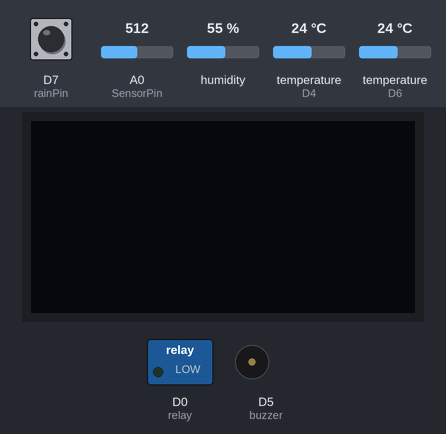
This sketch was run on a simulated ESP8266 (NodeMCU). Shown: 128×64 one-colour display, switched loads named in the sketch (green lamp = pin HIGH), buzzer (waves = sounding, pin HIGH). The inputs (shaded band) are chosen by the test bench; at power-on: A0 (SensorPin) = 512, humidity 55 %, temperature (sensors on D6, D4) 24 °C, D7 (rainPin) HIGH. WiFi joins after 1.5 s; servers stay silent unless stated; what the sketch prints to the serial monitor is not drawn.

Above: at 3.1 s.
3.2 s: A0 (SensorPin) set to 486
At 12.8 s:
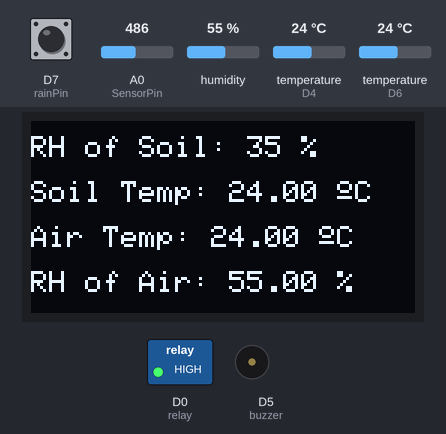
13.1 s: humidity set to 22 %
At 17.4 s:
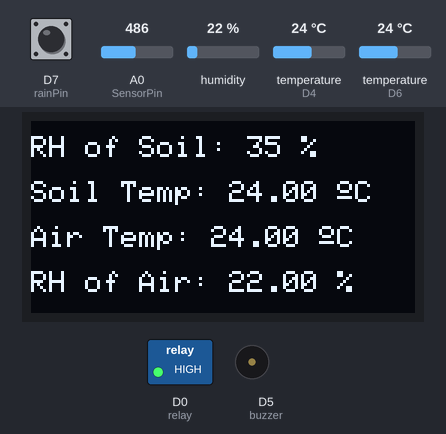
19.7 s: temperature (sensor on D6) set to 12 °C
At 23.0 s:
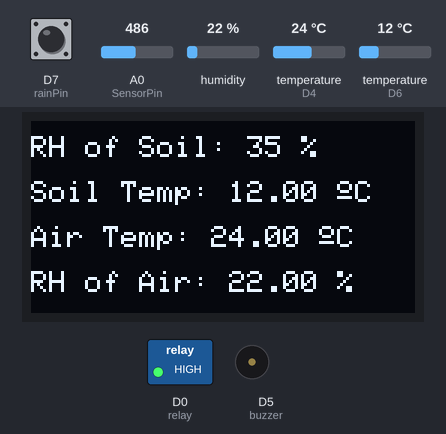
26.3 s: temperature (sensor on D4) set to 12 °C
At 34.2 s:
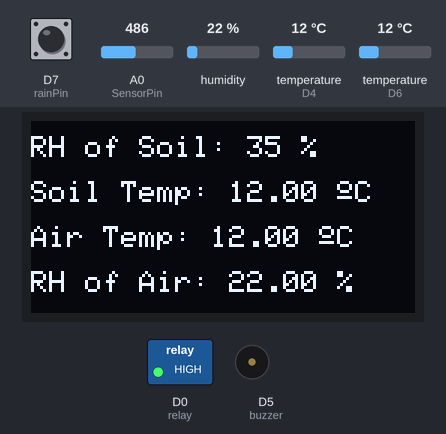
35.2 s: A0 (SensorPin) set to 716
At 41.0 s:
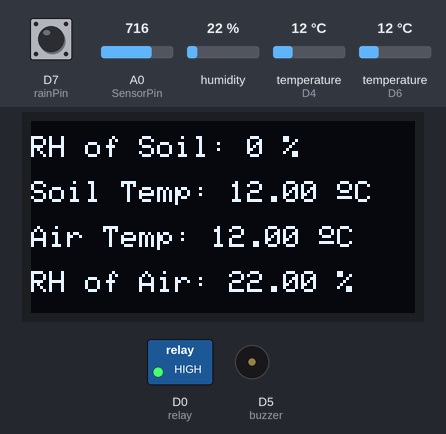
41.8 s: temperature (sensor on D6) set to 19 °C
Timing chart, 0 to 44.8 s (numbered marks = the images above; inputs shaded):
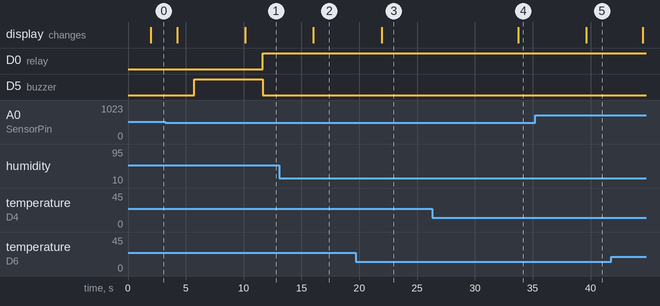

Measured:
- the behaviour switches between 499 and 498 on A0 (SensorPin) (found by bisection; images 0 and 1)
- after the input at 3.2 s, D0 (relay): LOW → HIGH after 8.4 s; the display: first differs from a run without the input after 6.9 s (image 1)
- after the input at 13.1 s, the display: changes after 2.9 s (image 2)
- after the input at 19.7 s, the display: changes after 2.2 s (image 3)
- after the input at 26.3 s, the display: changes after 7.4 s (image 4)
- after the input at 35.2 s, the display: changes after 4.4 s (image 5)

The sketch:

automatic_irrigation_system.ino
```cpp
// Blynk IOT Smart Agriculture Monitoring System

#define BLYNK_PRINT Serial
#include <SPI.h>
#include <ESP8266WiFi.h>
#include <BlynkSimpleEsp8266.h>
#include <SPI.h>
#include <Wire.h>
#include <OneWire.h>
#include <DallasTemperature.h>
#include <Adafruit_Sensor.h>
#include <Adafruit_GFX.h>
#include <Adafruit_SSD1306.h>
#include <DHT.h>  // Including library for dht

char auth[] = "2P1bADi-_kVvS0TBpsWB5xEFgyUU1U1T";       //Authentication code sent by Blynk
char ssid[] = "Alsan Air WiFi";                        //WiFi SSID
char pass[] = "The IoT Projects";                //WiFi Password

#define SCREEN_WIDTH 128 // OLED display width, in pixels
#define SCREEN_HEIGHT 64 // OLED display height, in pixels
#define OLED_RESET -1 // Reset pin # (or -1 if sharing Arduino reset pin)
Adafruit_SSD1306 display(SCREEN_WIDTH, SCREEN_HEIGHT, &Wire, OLED_RESET);

#define DHTPIN D4          //pin where the dht11 is connected
DHT dht(DHTPIN, DHT22);
#define ONE_WIRE_BUS D6
OneWire oneWire(ONE_WIRE_BUS);
DallasTemperature sensors(&oneWire);

#define buzzer D5 //Buzzer Pin D5
#define rainPin D7
int rainState = 0;
int lastRainState = 0;
const int AirValue = 590;   //you need to replace this value with Value_1
const int WaterValue = 300;  //you need to replace this value with Value_2
const int SensorPin = A0;
int soilMoistureValue = 0;
int soilmoisturepercent = 0;
int relay = D0;


#define pirPin D3
int pirValue;
int pinValue;

//Read value from blynk
BLYNK_WRITE(V0)
{
  pinValue = param.asInt();
}


void setup()
{
  Serial.begin(115200);
  delay(100);
  Blynk.begin(auth, ssid, pass);
  display.begin(SSD1306_SWITCHCAPVCC, 0x3C); //initialize with the I2C addr 0x3C (128x64)
  display.clearDisplay();
  pinMode(relay, OUTPUT);
  pinMode(buzzer, OUTPUT);
  sensors.begin(); // Dallas temperature
  dht.begin();
}

void getPirValue(void)        //Get PIR Data
{
  pirValue = digitalRead(pirPin);
  if (pirValue)
  {
    Serial.println("Motion detected");
    Blynk.notify("Motion detected in your farm") ;
  }
}

void loop() {
  Blynk.run();
  float h = dht.readHumidity();
  float t = dht.readTemperature();
  sensors.requestTemperatures();
  float temp = sensors.getTempCByIndex(0);

  Serial.print("Soil Temperature: ");
  Serial.println(temp);
  Serial.print("Temperature: ");
  Serial.println(t);
  Serial.print("Humidity: ");
  Serial.println(h);

  Blynk.virtualWrite(V3, t);  //V3 is for Temperature
  Blynk.virtualWrite(V4, h);  //V4 is for Humidity
  Blynk.virtualWrite(V2, temp); //Dallas Temperature

  soilMoistureValue = analogRead(SensorPin);  //put Sensor insert into soil
  Serial.println(soilMoistureValue);

  soilmoisturepercent = map(soilMoistureValue, AirValue, WaterValue, 0, 100);

  Blynk.virtualWrite(V1, soilmoisturepercent); //Soil Moisture sensor

  if (soilmoisturepercent > 100)
  {
    Serial.println("100 %");
    delay(1500);
    display.clearDisplay();

    // display Soil temperature
    display.setTextColor(WHITE);
    display.setTextSize(1);
    display.setCursor(0, 5);
    display.print("RH of Soil: ");
    display.print("100");
    display.print(" %");

    // display Air temperature
    display.setCursor(0, 20);
    display.print("Soil Temp: ");
    display.print(temp);
    display.print(" ");
    display.cp437(true);
    display.write(167);
    display.print("C");

    // display relative humidity of Soil
    display.setCursor(0, 35);
    display.print("Air Temp: ");
    display.print(t);
    display.print(" ");
    display.cp437(true);
    display.write(167);
    display.print("C");

    // display relative humidity of Air
    display.setCursor(0, 50);
    display.print("RH of Air: ");
    display.print(h);
    display.print(" %");

    display.display();
    delay(1500);
  }
  else if (soilmoisturepercent < 0)
  {
    Serial.println("0 %");
    delay(1500);
    display.clearDisplay();

    // display Soil temperature
    display.setTextColor(WHITE);
    display.setTextSize(1);
    display.setCursor(0, 5);
    display.print("RH of Soil: ");
    display.print("0");
    display.print(" %");

    // display Air temperature
    display.setCursor(0, 20);
    display.print("Soil Temp: ");
    display.print(temp);
    display.print(" ");
    display.cp437(true);
    display.write(167);
    display.print("C");

    // display relative humidity of Soil
    display.setCursor(0, 35);
    display.print("Air Temp: ");
    display.print(t);
    display.print(" ");
    display.cp437(true);
    display.write(167);
    display.print("C");

    // display relative humidity of Air
    display.setCursor(0, 50);
    display.print("RH of Air: ");
    display.print(h);
    display.print(" %");

    display.display();
    delay(1500);
  }
  else if (soilmoisturepercent >= 0 && soilmoisturepercent <= 100)
  {
    Serial.print(soilmoisturepercent);
    Serial.println("%");
    delay(1500);
    display.clearDisplay();

    // display Soil temperature
    display.setTextColor(WHITE);
    display.setTextSize(1);
    display.setCursor(0, 5);
    display.print("RH of Soil: ");
    display.print(soilmoisturepercent);
    display.print(" %");

    // display Air temperature
    display.setCursor(0, 20);
    display.print("Soil Temp: ");
    display.print(temp);
    display.print(" ");
    display.cp437(true);
    display.write(167);
    display.print("C");

    // display relative humidity of Soil
    display.setCursor(0, 35);
    display.print("Air Temp: ");
    display.print(t);
    display.print(" ");
    display.cp437(true);
    display.write(167);
    display.print("C");

    // display relative humidity of Air
    display.setCursor(0, 50);
    display.print("RH of Air: ");
    display.print(h);
    display.print(" %");

    display.display();
    delay(1500);
  }
  if (soilmoisturepercent >= 0 && soilmoisturepercent <= 30)
  {
    Serial.println("needs water, send notification");
    //send notification
    Blynk.notify("Plants need water... Pump is activated") ;
    digitalWrite(relay, LOW);
    digitalWrite(buzzer, HIGH);
    Serial.println("Motor is ON");
    WidgetLED PumpLed(V5);
    PumpLed.on();
    delay(1000);
  }
  else if (soilmoisturepercent > 30 && soilmoisturepercent <= 100)
  {
    Serial.println("Soil Moisture level looks good...");
    digitalWrite(relay, HIGH);
    digitalWrite(buzzer, LOW);
    Serial.println("Motor is OFF");
    WidgetLED PumpLed(V5);
    PumpLed.off();
    delay(1000);
  }

  rainState = digitalRead(rainPin);
  Serial.println(rainState);

  if (rainState == 0 && lastRainState == 0) {
    Serial.println("It's Raining outside!");
    Blynk.notify("It's Raining outside!") ;
    lastRainState = 1;
    delay(1000);
    //send notification

  }
  else if (rainState == 0 && lastRainState == 1) {
    delay(1000);
  }
  else {
    Serial.println("No Rains...");
    lastRainState = 0;
    delay(1000);
  }

  if (pinValue == HIGH)
  {
    getPirValue();
  }
  delay(100);
}
```

line_follower_robot.cpp
```cpp
// Define pins
int left = 2;
int middle = 3;
int right = 4;
//define motors
int leftMotor1 = 5;
int leftMotor2 = 6;
int rightMotor1 = 10;
int rightMotor2 = 11;

// Define variables
int leftSensor;
int middleSensor;
int rightSensor;

void setup() {
  // Set pins as input/output
  pinMode(left, INPUT);
  pinMode(middle, INPUT);
  pinMode(right, INPUT);
  pinMode(leftMotor1, OUTPUT);
  pinMode(leftMotor2, OUTPUT);
  pinMode(rightMotor1, OUTPUT);
  pinMode(rightMotor2, OUTPUT);
}

void loop() {
  // Read sensor values
  leftSensor = digitalRead(left);
  middleSensor = digitalRead(middle);
  rightSensor = digitalRead(right);

  // If all sensors are on the line
  if (leftSensor == HIGH && middleSensor == HIGH && rightSensor == HIGH) {
    // Move forward
    digitalWrite(leftMotor1, HIGH);
    digitalWrite(leftMotor2, LOW);
    digitalWrite(rightMotor1, HIGH);
    digitalWrite(rightMotor2, LOW);
  }
  // If the left sensor is on the line
  else if (leftSensor == HIGH) {
    // Turn left
    digitalWrite(leftMotor1, LOW);
    digitalWrite(leftMotor2, HIGH);
    digitalWrite(rightMotor1, HIGH);
    digitalWrite(rightMotor2, LOW);
  }
  // If the right sensor is on the line
  else if (rightSensor == HIGH) {
    // Turn right
    digitalWrite(leftMotor1, HIGH);
    digitalWrite(leftMotor2, LOW);
    digitalWrite(rightMotor1, LOW);
    digitalWrite(rightMotor2, HIGH);
  }
  // If the middle sensor is on the line
  else if (middleSensor == HIGH) {
    // Move forward
    digitalWrite(leftMotor1, HIGH);
    digitalWrite(leftMotor2, LOW);
    digitalWrite(rightMotor1, HIGH);
    digitalWrite(rightMotor2, LOW);
  }
  // If all sensors are off the line
  else {
    // Stop
    digitalWrite(leftMotor1, LOW);
    digitalWrite(leftMotor2, LOW);
    digitalWrite(rightMotor1, LOW);
    digitalWrite(rightMotor2, LOW);
  }
}
```
